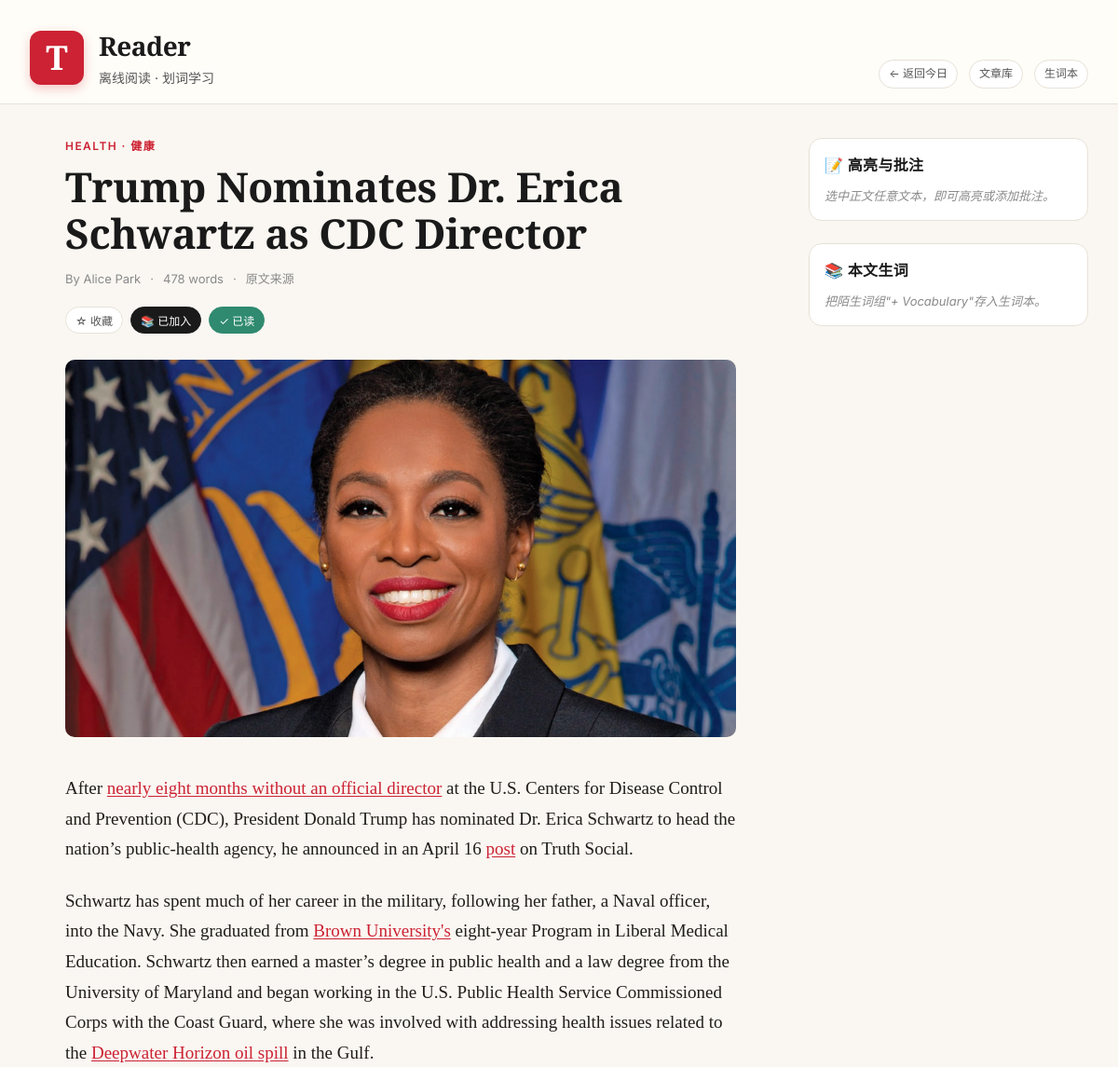
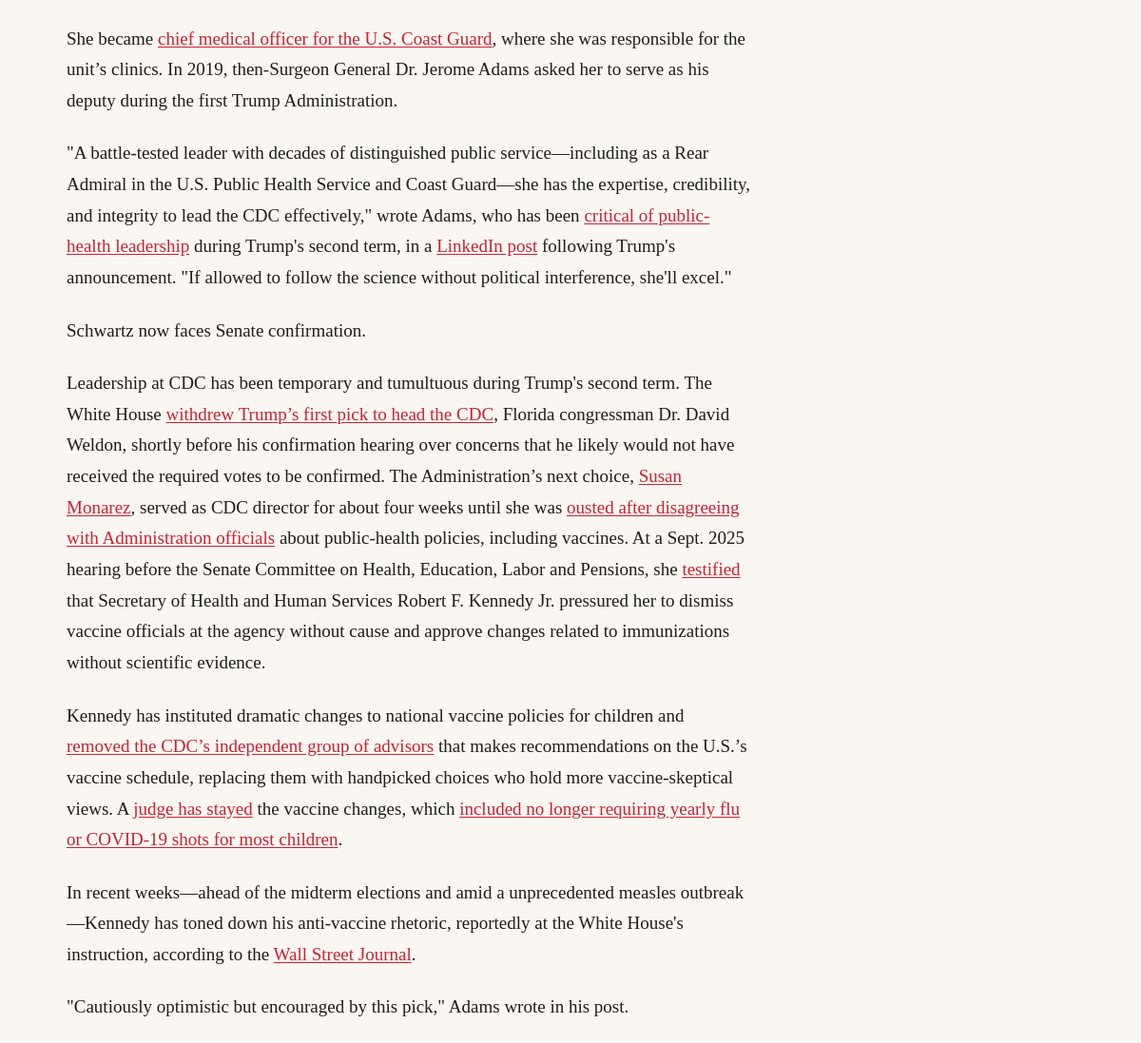
/articles/1, run on the app's committed database (2 pictures, top to bottom).
### tables this page shows
CREATE TABLE articles (
    id              INTEGER PRIMARY KEY AUTOINCREMENT,
    source_url      TEXT UNIQUE NOT NULL,
    category        TEXT NOT NULL,
    title           TEXT NOT NULL,
    author          TEXT,
    published_at    TEXT,
    fetched_at      TEXT NOT NULL,
    fetch_date      TEXT NOT NULL,
    description     TEXT,
    cover_image     TEXT,
    content_html    TEXT,
    plain_text      TEXT,
    word_count      INTEGER DEFAULT 0,
    is_favorite     INTEGER NOT NULL DEFAULT 0,
    in_library      INTEGER NOT NULL DEFAULT 0,
    is_read         INTEGER NOT NULL DEFAULT 0,
    read_at         TEXT
);

### app.py (the view)
@app.route("/articles/<int:article_id>")
def page_reader(article_id: int):
    article = db.get_article(article_id)
    if not article:
        abort(404)
    return render_template("reader.html", article=article, categories=_categories_dict())

### app.py (called while the page is built)
def _categories_dict() -> dict:
    return {
        key: {"label": v["label"], "label_cn": v["label_cn"]}
        for key, v in scraper.CATEGORIES.items()
    }

### db.py (called while the page is built)
def _dict_factory(cursor, row):
    return {col[0]: row[idx] for idx, col in enumerate(cursor.description)}

def connect() -> sqlite3.Connection:
    DATA_DIR.mkdir(exist_ok=True)
    conn = sqlite3.connect(DB_PATH, timeout=30, isolation_level=None)
    conn.row_factory = _dict_factory
    conn.execute("PRAGMA foreign_keys = ON")
    return conn

@contextmanager
def get_conn() -> Iterator[sqlite3.Connection]:
    conn = connect()
    try:
        yield conn
    finally:
        conn.close()

def get_article(article_id: int) -> Optional[dict]:
    with get_conn() as c:
        return c.execute(
            "SELECT * FROM articles WHERE id=?", (article_id,)
        ).fetchone()

### templates/reader.html (shortened to what this page needs)
<!DOCTYPE html>
<html lang="zh-CN">
<head>
  <link rel="stylesheet" href="/static/style.css" />
</head>
<body>
  <header class="masthead">
    <div class="masthead-inner">
      <div class="masthead-left">
        <a href="/" class="logo-mark" style="text-decoration:none;">T</a>
        <div>
          <h1 class="masthead-title" style="font-size:28px;">Reader</h1>
          <p class="masthead-sub">离线阅读 · 划词学习</p>
        </div>
      </div>
      <div class="masthead-right">
        <a href="/" class="btn-chip">← 返回今日</a>
        <a href="/library" class="btn-chip">文章库</a>
        <a href="/vocabulary" class="btn-chip">生词本</a>
      </div>
    </div>
  </header>
  <div class="reader-shell">
    <article class="reader-main" id="reader-main" data-article-id="{{ article.id }}">
      <header class="reader-header">
        <div class="reader-kicker">
          {{ categories[article.category].label if article.category in categories else article.category }}
          · {{ categories[article.category].label_cn if article.category in categories else "" }}
        </div>
        <h1 class="reader-title">{{ article.title }}</h1>
        <div class="reader-meta">
          {% if article.author %}<span>By {{ article.author }}</span><span>·</span>{% endif %}
          <span>{{ article.word_count or 0 }} words</span>
          <span>·</span>
          <a href="{{ article.source_url }}" target="_blank" rel="noopener" style="color:var(--ink-mute);">原文来源</a>
        </div>
        <div class="reader-actions" id="reader-actions">
          <button class="btn-chip chip-favorite {% if article.is_favorite %}is-on{% endif %}" data-action="favorite">
            {% if article.is_favorite %}★ 已收藏{% else %}☆ 收藏{% endif %}
          </button>
          <button class="btn-chip chip-library {% if article.in_library %}is-on{% endif %}" data-action="library">
            📚 {% if article.in_library %}已加入{% else %}加入每日库{% endif %}
          </button>
          <button class="btn-chip chip-read {% if article.is_read %}is-on{% endif %}" data-action="read">
            ✓ {% if article.is_read %}已读{% else %}标记已读{% endif %}
          </button>
        </div>
      </header>
      {% if article.cover_image %}
      <figure style="margin:0 0 32px;">
        <img src="{{ article.cover_image }}" alt="" style="width:100%;border-radius:10px;" />
      </figure>
      {% endif %}
      <div id="reader-body" class="reader-body">
        {{ article.content_html | safe }}
      </div>
    </article>
    <aside class="reader-side">
      <div class="panel panel-annotations">
        <h3>📝 高亮与批注 </h3>
        <div id="anno-list"><div class="panel-empty">选中正文任意文本，即可高亮或添加批注。</div></div>
      </div>
      <div class="panel panel-vocab">
        <h3>📚 本文生词 </h3>
        <div id="vocab-list"><div class="panel-empty">把陌生词组"+ Vocabulary"存入生词本。</div></div>
      </div>
    </aside>
  </div>
</body>
</html>

### static/style.css (style rules this page uses)
:root { --bg: #faf7f2; --bg-card: #ffffff; --ink: #1a1a1a; --ink-soft: #555; --ink-mute: #8a8a8a; --line: #e7e2d8; --accent: #cc2233; --cat-health: #2f8a6f; --cat-tech: #3658c7; --cat-business: #b4732a; --shadow-sm: 0 1px 2px rgba(0, 0, 0, 0.04); --shadow-md: 0 8px 24px rgba(28, 24, 20, 0.08); --radius: 14px; --serif: "Playfair Display", "Noto Serif SC", Georgia, "Times New Roman", serif; --sans: "Inter", -apple-system, BlinkMacSystemFont, "PingFang SC", "Microsoft YaHei", system-ui, sans-serif; }
* { box-sizing: border-box; }
html, body { margin: 0; padding: 0; background: var(--bg); color: var(--ink); font-family: var(--sans); font-size: 16px; line-height: 1.55; -webkit-font-smoothing: antialiased; -moz-osx-font-smoothing: grayscale; }
a { color: inherit; text-decoration: none; }
.masthead { border-bottom: 1px solid var(--line); background: #fffdf8; padding: 28px 32px 16px; }
.masthead-inner { max-width: 1200px; margin: 0 auto; display: flex; justify-content: space-between; align-items: flex-end; flex-wrap: wrap; gap: 20px; }
.masthead-left { display: flex; align-items: center; gap: 16px; }
.logo-mark { width: 58px; height: 58px; border-radius: 12px; background: var(--accent); color: #fff; font-family: var(--serif); font-weight: 900; font-size: 36px; line-height: 58px; text-align: center; box-shadow: 0 4px 12px rgba(204, 34, 51, 0.25); }
.masthead-title { font-family: var(--serif); font-weight: 900; font-size: 38px; margin: 0; letter-spacing: -0.5px; }
.masthead-sub { margin: 2px 0 0; color: var(--ink-soft); font-size: 14px; }
.masthead-right { display: flex; gap: 12px; align-items: center; }
.btn-chip { appearance: none; border: 1px solid var(--line); background: #fff; border-radius: 999px; padding: 5px 10px; font-size: 12px; color: var(--ink-soft); cursor: pointer; display: inline-flex; align-items: center; gap: 5px; font-family: var(--sans); transition: border-color 0.15s, background 0.15s, color 0.15s; }
.btn-chip.is-on { background: var(--ink); border-color: var(--ink); color: #fff; }
.btn-chip.chip-read.is-on { background: var(--cat-health); border-color: var(--cat-health); color: #fff; }
.reader-shell { max-width: 1280px; margin: 0 auto; padding: 36px 32px 80px; display: grid; grid-template-columns: minmax(0, 1fr) 300px; gap: 40px; }
.reader-main { max-width: 720px; margin: 0 auto; }
.reader-header { margin-bottom: 28px; }
.reader-kicker { text-transform: uppercase; letter-spacing: 0.12em; font-size: 12px; color: var(--accent); font-weight: 600; margin-bottom: 8px; }
.reader-title { font-family: var(--serif); font-size: 44px; line-height: 1.14; font-weight: 900; margin: 0 0 14px; letter-spacing: -0.4px; }
.reader-meta { color: var(--ink-mute); font-size: 13px; display: flex; gap: 10px; flex-wrap: wrap; margin-bottom: 20px; }
.reader-actions { display: flex; gap: 8px; flex-wrap: wrap; margin-bottom: 28px; }
.reader-body { font-family: Georgia, "Noto Serif SC", serif; font-size: 19px; line-height: 1.72; color: #211e1a; }
.reader-body p { margin: 0 0 1.2em; }
.reader-body a { color: var(--accent); text-decoration: underline; text-underline-offset: 2px; }
.reader-side { position: sticky; top: 24px; align-self: start; max-height: calc(100vh - 48px); overflow-y: auto; display: flex; flex-direction: column; gap: 24px; }
.panel { border: 1px solid var(--line); border-radius: var(--radius); background: #fff; padding: 16px; }
.panel h3 { font-family: var(--serif); font-size: 16px; margin: 0 0 10px; letter-spacing: 0.02em; }
.panel-empty { color: var(--ink-mute); font-size: 13px; font-style: italic; }

### data on the page
articles: category "HEALTH", category "健康", title "Trump Nominates Dr. Erica Schwartz as CDC Director", author "Alice Park", word_count "478", cover_image (picture), content_html "After nearly eight months without an official director at the U.S. Centers for Disease Control and Prevention (CDC), President Donald Trump has nominated Dr. Erica Schwartz to head the nation’s public-health agency, he announced in an April 16 post on Truth Social. Schwartz has spent much of her career in the military, following her father, a Naval officer, into the Navy. She graduated from Brown University's eight-year Program in Liberal Medical Education. Schwartz then earned a master’s degree in public health and a law degree from the University of Maryland and began working in the U.S. Public Health Service Commissioned Corps with the Coast Guard, where she was involved with addressing…"
